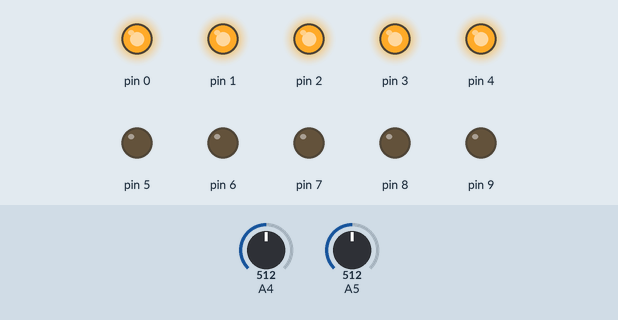
Bench run of a sketch on a simulated Arduino Uno, built with avr-gcc and run on an emulated ATmega328P. Shown: output pins drawn as LEDs (lit = HIGH). Inputs (shaded band) come from the test bench; at power-on: A4 = 512, A5 = 512.

Above: at 1.2 s.
1.3 s: A4 set to 549
2.8 s: A4 set to 580
At 3.4 s:
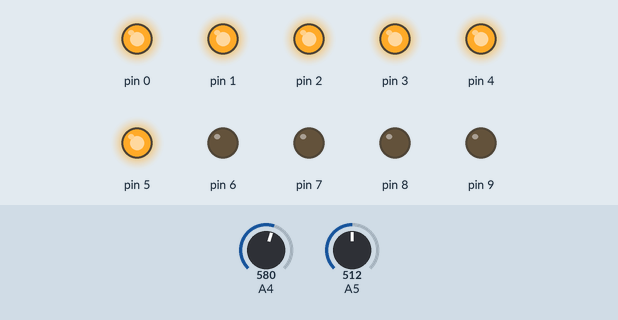
4.3 s: A5 set to 664
5.8 s: A5 set to 687
At 7.1 s:
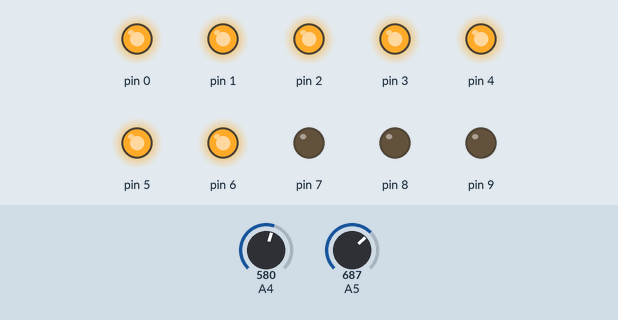
7.4 s: A5 set to 852
8.9 s: A5 set to 877
At 10.2 s:
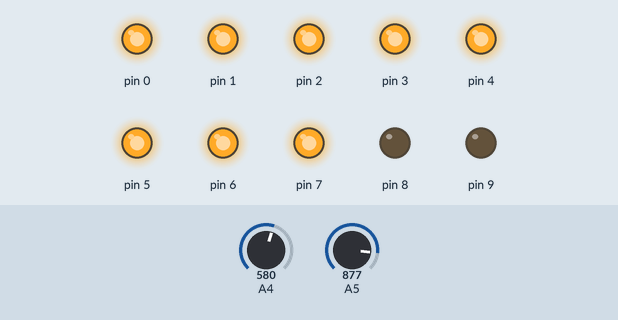
Timing chart, 0 to 11.5 s (numbered marks = the images above; inputs shaded):
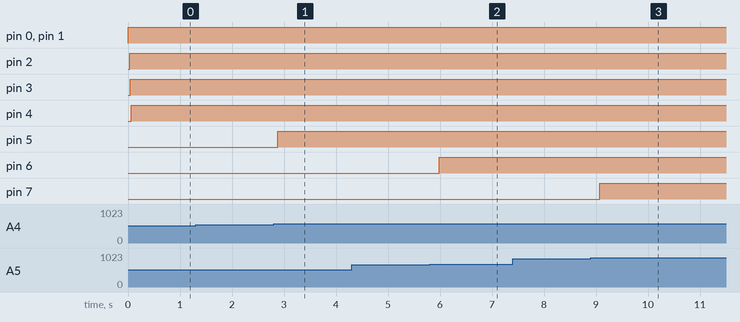

The sketch:

ArduinoDeciblewurkin.ino
```cpp
void setup() {
  pinMode(A5, INPUT);
  pinMode(A4, INPUT);
  for(int z = 0; z < 10; z++){
    pinMode(z, OUTPUT);
  }
}
void loop() {
  int volume = analogRead(A5);
  int volume2 = analogRead(A4);
  int avgVol = (volume + volume2) / 2;
  int v2 = map(avgVol, 0, 900, 0, 10);

  for(int a = 0; a < 10; a++){
    if(v2 > a){
      Serial.println(v2);
      digitalWrite(a, HIGH);
      delay(15);
    }else{
      digitalWrite(a, LOW);
    }
  }
}
```

Measured:
- the behaviour switches between 567 and 568 on A4 (found by bisection; images 0 and 1)
- the behaviour switches between 679 and 680 on A5 (found by bisection; images 1 and 2)
- the behaviour switches between 859 and 860 on A5 (found by bisection; images 2 and 3)
- after the input at 1.3 s, every drawn part: stays the same
- after the input at 2.8 s, pin 5: LOW → HIGH after 0.08 s
- after the input at 4.3 s, every drawn part: stays the same
- after the input at 5.8 s, pin 6: LOW → HIGH after 0.18 s
- after the input at 7.4 s, every drawn part: stays the same
- after the input at 8.9 s, pin 7: LOW → HIGH after 0.17 s
